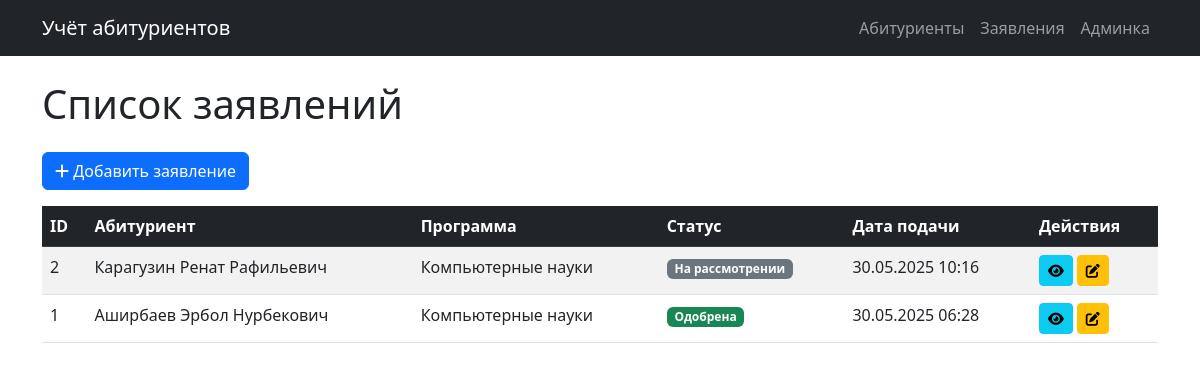
The app's page /applications/ with its own data.
### applicants/models.py (models this page shows, shortened)
class Application(models.Model):
    STATUS_CHOICES = [
        ('new', 'Новая'),
        ('in_review', 'На рассмотрении'),
        ('approved', 'Одобрена'),
        ('rejected', 'Отклонена'),
    ]
    applicant = models.ForeignKey(
        Applicant,
        on_delete=models.CASCADE,
        verbose_name="Абитуриент"
    )
    program = models.ForeignKey(
        EducationProgram,
        on_delete=models.CASCADE,
        verbose_name="Программа"
    )
    status = models.CharField(
        "Статус",
        max_length=20,
        choices=STATUS_CHOICES,
        default='new'
    )
    application_date = models.DateTimeField(
        "Дата подачи",
        auto_now_add=True
    )
    exam_results = models.JSONField(
        "Результаты экзаменов",
        default=dict,
        blank=True
    )
    class Meta:
        verbose_name = "Заявление"
        verbose_name_plural = "Заявления"
        ordering = ['-application_date']

class Applicant(models.Model):
    GENDER_CHOICES = [('M', 'Мужской'), ('F', 'Женский')]
    full_name = models.CharField("ФИО", max_length=255)
    birth_date = models.DateField("Дата рождения")
    gender = models.CharField("Пол", max_length=1, choices=GENDER_CHOICES)
    phone = models.CharField("Телефон", max_length=20)
    email = models.EmailField("Email")
    address = models.TextField("Адрес")
    created_at = models.DateTimeField("Дата создания", auto_now_add=True)
    class Meta:
        verbose_name = "Абитуриент"
        verbose_name_plural = "Абитуриенты"
        ordering = ['-created_at']

class EducationProgram(models.Model):
    STUDY_LEVELS = [
        ('bachelor', 'Бакалавриат'),
        ('master', 'Магистратура'),
        ('specialist', 'Специалитет'),
        ('phd', 'Аспирантура'),
    ]
    name = models.CharField(
        "Название программы",
        max_length=255,
        help_text="Полное название программы, например: 'Компьютерные науки'"
    )
    code = models.CharField(
        "Код программы",
        max_length=20,
        help_text="Код по ФГОС, например: 09.03.01"
    )
    level = models.CharField(
        "Уровень образования",
        max_length=20,
        choices=STUDY_LEVELS,
        default='bachelor'
    )
    description = models.TextField(
        "Описание программы",
        help_text="Подробное описание программы обучения"
    )
    duration = models.PositiveSmallIntegerField(
        "Срок обучения (лет)",
        default=4
    )
    budget_places = models.PositiveIntegerField(
        "Количество бюджетных мест",
        default=0
    )
    paid_places = models.PositiveIntegerField(
        "Количество платных мест",
        default=0
    )
    tuition_fee = models.DecimalField(
        "Стоимость обучения (в год)",
        max_digits=10,
        decimal_places=2,
        null=True,
        blank=True
    )
    created_at = models.DateTimeField(
        "Дата создания",
        auto_now_add=True
    )
    updated_at = models.DateTimeField(
        "Дата обновления",
        auto_now=True
    )
    class Meta:
        verbose_name = "Образовательная программа"
        verbose_name_plural = "Образовательные программы"
        ordering = ['code', 'name']
    class Meta:
        verbose_name = "Образовательная программа"
        verbose_name_plural = "Образовательные программы"

### applicants/views.py (the view)
# urls.py: path('applications/', views.ApplicationListView.as_view(), name='application_list'),
class ApplicationListView(ListView):
    model = Application
    template_name = 'applicants/application_list.html'
    context_object_name = 'applications'  # Исправлено с 'applications' на 'applications'
    paginate_by = 20

### applicants/templates/applicants/application_list.html (shortened to what this page needs)
{% extends 'applicants/base.html' %}
{% block content %}
<h1 class="mb-4">Список заявлений</h1>
<a href="{% url 'applicants:application_create' %}" class="btn btn-primary mb-3">
    <i class="fas fa-plus"></i> Добавить заявление
</a>
<table class="table table-striped">
    <thead class="table-dark">
        <tr>
            <th>ID</th>
            <th>Абитуриент</th>
            <th>Программа</th>
            <th>Статус</th>
            <th>Дата подачи</th>
            <th>Действия</th>
        </tr>
    </thead>
    <tbody>
        {% for application in applications %}
        <tr>
            <td>{{ application.id }}</td>
            <td>{{ application.applicant.full_name }}</td>
            <td>{{ application.program.name }}</td>
            <td>
                <span class="badge
                    {% if application.status == 'approved' %}bg-success
                    {% elif application.status == 'rejected' %}bg-danger
                    {% else %}bg-secondary{% endif %}">
                    {{ application.get_status_display }}
                </span>
            </td>
            <td>{{ application.application_date|date:"d.m.Y H:i" }}</td>
            <td>
                <a href="{% url 'applicants:application_detail' application.id %}"
                   class="btn btn-sm btn-info" title="Просмотр">
                    <i class="fas fa-eye"></i>
                </a>
                <a href="{% url 'applicants:application_update' application.id %}"
                   class="btn btn-sm btn-warning" title="Редактировать">
                    <i class="fas fa-edit"></i>
                </a>
            </td>
        </tr>
        {% empty %}
        <tr>
            <td colspan="6" class="text-center">Нет заявлений</td>
        </tr>
        {% endfor %}
    </tbody>
</table>
{% endblock %}

### applicants/templates/applicants/base.html (shortened to what this page needs)
<!DOCTYPE html>
<html lang="ru">
<head>
    <link href="https://cdn.jsdelivr.net/npm/bootstrap@5.3.0/dist/css/bootstrap.min.css" rel="stylesheet">
    <link href="https://cdnjs.cloudflare.com/ajax/libs/font-awesome/6.0.0/css/all.min.css" rel="stylesheet">
</head>
<body>
    <nav class="navbar navbar-expand-lg navbar-dark bg-dark">
        <div class="container">
            <a class="navbar-brand" href="{% url 'applicants:applicant_list' %}">Учёт абитуриентов</a>
            <div class="navbar-nav">
                <a class="nav-link" href="{% url 'applicants:applicant_list' %}">Абитуриенты</a>
                <a class="nav-link" href="{% url 'applicants:application_list' %}">Заявления</a>
                <a class="nav-link" href="/admin/">Админка</a>
            </div>
        </div>
    </nav>
    <div class="container mt-4">
        {% block content %}{% endblock %}
    </div>
</body>
</html>

### records on screen
Application: id "2", applicant.full_name "Карагузин Ренат Рафильевич", program.name "Компьютерные науки", status "На рассмотрении", application_date "30.05.2025 10:16"
Application: id "1", applicant.full_name "Аширбаев Эрбол Нурбекович", program.name "Компьютерные науки", status "Одобрена", application_date "30.05.2025 06:28"
